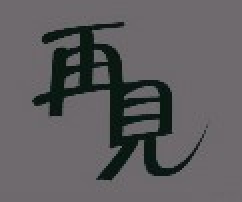
#> input picture img/bye.jpg, 121 x 101 px (shown 2 times larger)
$ python -i fileProcess.py   (imports and definitions only)
#> lines starting #> are read from the running program, lines starting #| are printed output that depends on the picture
import cv2
import numpy as np
from io import StringIO
from pdfminer.converter import TextConverter
from pdfminer.layout import LAParams
from pdfminer.pdfdocument import PDFDocument
from pdfminer.pdfinterp import PDFResourceManager, PDFPageInterpreter
from pdfminer.pdfpage import PDFPage
from pdfminer.pdfparser import PDFParser

OCR_reader = None


def txt_Processor(file_path):
    # print('begin txt process')
    text = ''
    with open(file_path, 'r', encoding='utf-8') as file:
        for line in file.readlines():
            text = text + line.replace('\n', '')
    return text


def parse(path):
    output_string = StringIO()
    with open(path, 'rb') as in_file:
        parser = PDFParser(in_file)
        doc = PDFDocument(parser)
        rsrcmgr = PDFResourceManager()
        device = TextConverter(rsrcmgr, output_string, laparams=LAParams())
        interpreter = PDFPageInterpreter(rsrcmgr, device)
        for page in PDFPage.create_pages(doc):
            interpreter.process_page(page)

    text = output_string.getvalue()
    text = text.replace('\n', '')
    return text


def pdf_Processor(file_path):
    # print('begin pdf process')
    text = parse(file_path)
    '''
    也许这里需要再对读取出来的文本有些处理，这个具体要与前端沟通好
    '''
    return text


def img_Processor(file_path, bi_thresh):
    # print('begin image process')
#> called with file_path = '../img/bye.jpg', bi_thresh = 150
    img = cv2.imread(file_path)
#> img is the input picture: shape (101, 121, 3); mean B, G, R 95.9, 93.5, 95.3
    if get_file_type(file_path) == 'png':
        imgray = cv2.cvtColor(img, cv2.COLOR_RGB2GRAY)
    else:
        imgray = cv2.cvtColor(img, cv2.COLOR_BGR2GRAY)  # 转换成灰度图像
    img_ready = pretreatment(imgray, bi_thresh)
    result = OCR_reader.readtext(img_ready, detail=0)
    post_line = ''
    for s in result:
        post_line = post_line + s
    return post_line


def pretreatment(img, bi_thresh):
#> called with bi_thresh = 150
    kernel1 = np.ones((2, 2), np.uint8)
    kernel2 = np.ones((1, 1), np.uint8)
    '''
    这两步腐蚀和膨胀不一定需要，因为图片相对简单，直接使用二值化那一行也是可以的
    '''
    img = cv2.erode(img, kernel=kernel1, iterations=1)  # 腐蚀（黑色腐蚀白色），连接字幕边框
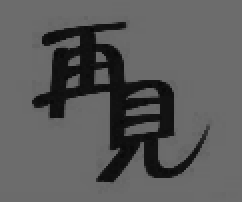
#> img: shape (101, 121) (shown 2 times larger); min 7, max 109, mean 90.5
    img = cv2.dilate(img, kernel=kernel1, iterations=1)  # 膨胀（白色膨胀），恢复字母体积
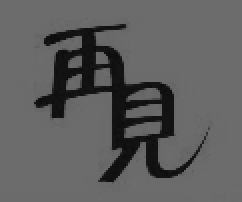
#> img: shape (101, 121) (shown 2 times larger); min 7, max 109, mean 93.8

    ret, img = cv2.threshold(img, bi_thresh, 255, cv2.THRESH_BINARY)  # 二值化
#> img: shape (101, 121); every value is 0
#> ret = 150
    # img = cv2.adaptiveThreshold(img, 255, cv2.ADAPTIVE_THRESH_GAUSSIAN_C, cv2.THRESH_BINARY, 11, 2)

    img = cv2.dilate(img, kernel=kernel2, iterations=1)  # 膨胀，滤除黑色噪点
    img = cv2.erode(img, kernel=kernel2, iterations=1)  # 膨胀，滤除黑色噪点
    return img


def get_file_type(file_path):
    suffix = file_path.split('.')[-1]
    return suffix


def getContent(file_path):
    bi_thresh = 150  # 图片二值化时候的阈值，范围为0-255

    # OCR_reader = easyocr.Reader(['ch_sim', 'en'])  # only need to run once，代表easyOCR可以使用简体中文和英文

    suffix = get_file_type(file_path)
    # print('suffix: ', suffix)
    if suffix == 'pdf':
        text = pdf_Processor(file_path)
    elif suffix == 'jpg' or suffix == 'jpeg' or suffix == 'png':
        text = img_Processor(file_path, bi_thresh)
    elif suffix == 'txt':
        text = txt_Processor(file_path)
    else:
        text = '错误的文件格式！'
    return text


# [3 lines not run here, left out]

#> (the run stopped early here; a loop or call above may not have finished)
